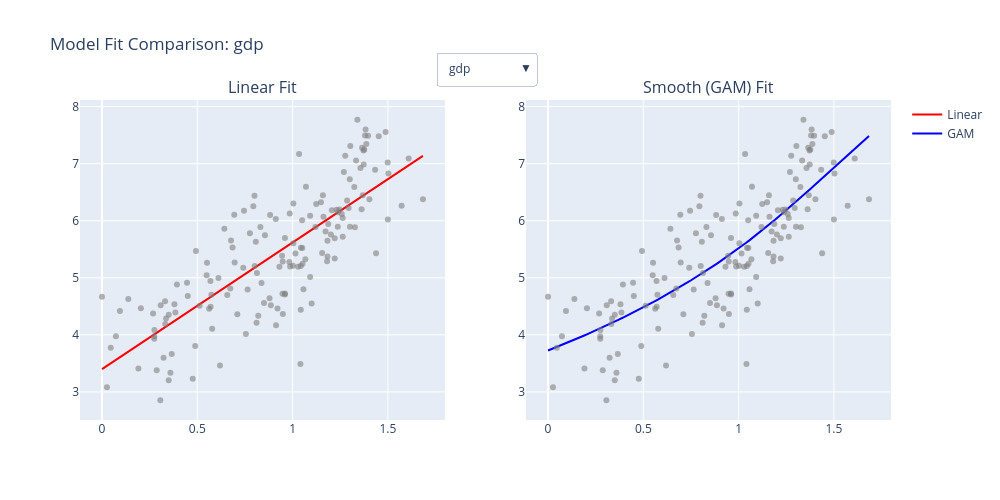

The cell this chart's notebook holds for it:
### Code cell
import plotly.graph_objects as go
from plotly.subplots import make_subplots
import statsmodels.api as sm
from pygam import LinearGAM, s
import numpy as np

x_options = ["gdp","support","lifeexp","freedom","generosity","corruption"]

def fitted_linear(col):
    X = sm.add_constant(happiness[col])
    y = happiness["score"]
    model = sm.OLS(y, X).fit()
    x_sorted = np.linspace(happiness[col].min(), happiness[col].max(), 100)
    X_pred = sm.add_constant(x_sorted)
    y_pred = model.predict(X_pred)
    return x_sorted, y_pred

def fitted_gam(col):
    X = np.asarray(happiness[[col]].to_numpy(), dtype=float)
    y = np.asarray(happiness["score"].to_numpy(), dtype=float)
    gam = LinearGAM(s(0, n_splines=6)).fit(X, y)
    x_sorted = np.linspace(X.min(), X.max(), 100)[:, None]
    y_pred = gam.predict(x_sorted)
    return x_sorted.flatten(), y_pred

initial_x = "gdp"

# --- Build subplots ---
fig = make_subplots(rows=1, cols=2,
                    subplot_titles=("Linear Fit", "Smooth (GAM) Fit"))

# trace 0 = linear line
x_lin, y_lin = fitted_linear(initial_x)
fig.add_trace(go.Scatter(x=x_lin, y=y_lin, mode="lines",
                         line=dict(color="red"), name="Linear"),
              row=1, col=1)

# trace 1 = GAM line
x_gam, y_gam = fitted_gam(initial_x)
fig.add_trace(go.Scatter(x=x_gam, y=y_gam, mode="lines",
                         line=dict(color="blue"), name="GAM"),
              row=1, col=2)

# trace 2 = scatter (linear panel)
fig.add_trace(go.Scatter(x=happiness[initial_x], y=happiness["score"],
                         mode="markers", marker=dict(size=6, color="gray", opacity=0.6),
                         showlegend=False), row=1, col=1)

# trace 3 = scatter (GAM panel)
fig.add_trace(go.Scatter(x=happiness[initial_x], y=happiness["score"],
                         mode="markers", marker=dict(size=6, color="gray", opacity=0.6),
                         showlegend=False), row=1, col=2)

# --- Dropdown updates all 4 traces ---
buttons = []
for col in x_options:
    x_lin, y_lin = fitted_linear(col)
    x_gam, y_gam = fitted_gam(col)
    buttons.append(
        dict(
            label=col,
            method="update",
            args=[
                {
                    "x": [x_lin, x_gam, happiness[col], happiness[col]],
                    "y": [y_lin, y_gam, happiness["score"], happiness["score"]],
                },
                [0, 1, 2, 3]
            ]
        )
    )

fig.update_layout(
    title=f"Model Fit Comparison: {initial_x}",
    width=1000,
    height=500,
    updatemenus=[dict(type="dropdown", buttons=buttons,
                      x=0.5, y=1.15, xanchor="center", yanchor="top")]
)

fig.show()

### Figure 1 — Plotly figure (JSON) as saved in the notebook; plotly's stock layout.template omitted (floating-point values rounded to 4 significant figures; data arrays with more than 128 entries replaced by an {"elided": "..."} marker saying what was removed)
{"data": [{"line": {"color": "red"}, "mode": "lines", "name": "Linear", "type": "scatter", "x": [0.0, 0.01701, 0.03402, 0.05103, 0.06804, 0.08505, 0.1021, 0.1191, 0.1361, 0.1531, 0.1701, 0.1871, 0.2041, 0.2211, 0.2381, 0.2552, 0.2722, 0.2892, 0.3062, 0.3232, 0.3402, 0.3572, 0.3742, 0.3912, 0.4082, 0.4253, 0.4423, 0.4593, 0.4763, 0.4933, 0.5103, 0.5273, 0.5443, 0.5613, 0.5783, 0.5954, 0.6124, 0.6294, 0.6464, 0.6634, 0.6804, 0.6974, 0.7144, 0.7314, 0.7484, 0.7655, 0.7825, 0.7995, 0.8165, 0.8335, 0.8505, 0.8675, 0.8845, 0.9015, 0.9185, 0.9356, 0.9526, 0.9696, 0.9866, 1.004, 1.021, 1.038, 1.055, 1.072, 1.089, 1.106, 1.123, 1.14, 1.157, 1.174, 1.191, 1.208, 1.225, 1.242, 1.259, 1.276, 1.293, 1.31, 1.327, 1.344, 1.361, 1.378, 1.395, 1.412, 1.429, 1.446, 1.463, 1.48, 1.497, 1.514, 1.531, 1.548, 1.565, 1.582, 1.599, 1.616, 1.633, 1.65, 1.667, 1.684], "xaxis": "x", "y": [3.399, 3.437, 3.475, 3.513, 3.55, 3.588, 3.626, 3.663, 3.701, 3.739, 3.777, 3.814, 3.852, 3.89, 3.928, 3.965, 4.003, 4.041, 4.079, 4.116, 4.154, 4.192, 4.229, 4.267, 4.305, 4.343, 4.38, 4.418, 4.456, 4.494, 4.531, 4.569, 4.607, 4.644, 4.682, 4.72, 4.758, 4.795, 4.833, 4.871, 4.909, 4.946, 4.984, 5.022, 5.06, 5.097, 5.135, 5.173, 5.21, 5.248, 5.286, 5.324, 5.361, 5.399, 5.437, 5.475, 5.512, 5.55, 5.588, 5.625, 5.663, 5.701, 5.739, 5.776, 5.814, 5.852, 5.89, 5.927, 5.965, 6.003, 6.041, 6.078, 6.116, 6.154, 6.191, 6.229, 6.267, 6.305, 6.342, 6.38, 6.418, 6.456, 6.493, 6.531, 6.569, 6.606, 6.644, 6.682, 6.72, 6.757, 6.795, 6.833, 6.871, 6.908, 6.946, 6.984, 7.022, 7.059, 7.097, 7.135], "yaxis": "y"}, {"line": {"color": "blue"}, "mode": "lines", "name": "GAM", "type": "scatter", "x": [0.0, 0.01701, 0.03402, 0.05103, 0.06804, 0.08505, 0.1021, 0.1191, 0.1361, 0.1531, 0.1701, 0.1871, 0.2041, 0.2211, 0.2381, 0.2552, 0.2722, 0.2892, 0.3062, 0.3232, 0.3402, 0.3572, 0.3742, 0.3912, 0.4082, 0.4253, 0.4423, 0.4593, 0.4763, 0.4933, 0.5103, 0.5273, 0.5443, 0.5613, 0.5783, 0.5954, 0.6124, 0.6294, 0.6464, 0.6634, 0.6804, 0.6974, 0.7144, 0.7314, 0.7484, 0.7655, 0.7825, 0.7995, 0.8165, 0.8335, 0.8505, 0.8675, 0.8845, 0.9015, 0.9185, 0.9356, 0.9526, 0.9696, 0.9866, 1.004, 1.021, 1.038, 1.055, 1.072, 1.089, 1.106, 1.123, 1.14, 1.157, 1.174, 1.191, 1.208, 1.225, 1.242, 1.259, 1.276, 1.293, 1.31, 1.327, 1.344, 1.361, 1.378, 1.395, 1.412, 1.429, 1.446, 1.463, 1.48, 1.497, 1.514, 1.531, 1.548, 1.565, 1.582, 1.599, 1.616, 1.633, 1.65, 1.667, 1.684], "xaxis": "x2", "y": [3.724, 3.747, 3.77, 3.792, 3.816, 3.839, 3.862, 3.886, 3.91, 3.934, 3.959, 3.983, 4.008, 4.033, 4.059, 4.084, 4.11, 4.136, 4.163, 4.189, 4.216, 4.243, 4.271, 4.299, 4.327, 4.355, 4.383, 4.412, 4.441, 4.471, 4.501, 4.531, 4.561, 4.592, 4.623, 4.654, 4.686, 4.718, 4.75, 4.783, 4.816, 4.849, 4.883, 4.917, 4.952, 4.987, 5.022, 5.058, 5.094, 5.131, 5.168, 5.206, 5.244, 5.282, 5.321, 5.361, 5.401, 5.441, 5.482, 5.524, 5.566, 5.608, 5.651, 5.695, 5.739, 5.784, 5.829, 5.875, 5.921, 5.968, 6.015, 6.063, 6.111, 6.16, 6.209, 6.258, 6.308, 6.358, 6.408, 6.459, 6.51, 6.561, 6.612, 6.663, 6.715, 6.766, 6.818, 6.87, 6.921, 6.973, 7.025, 7.076, 7.128, 7.179, 7.231, 7.282, 7.333, 7.383, 7.434, 7.484], "yaxis": "y2"}, {"marker": {"color": "gray", "opacity": 0.6, "size": 6}, "mode": "markers", "showlegend": false, "type": "scatter", "x": {"elided": "156 float values"}, "xaxis": "x", "y": {"elided": "156 float values"}, "yaxis": "y"}, {"marker": {"color": "gray", "opacity": 0.6, "size": 6}, "mode": "markers", "showlegend": false, "type": "scatter", "x": {"elided": "156 float values"}, "xaxis": "x2", "y": {"elided": "156 float values"}, "yaxis": "y2"}], "layout": {"annotations": [{"font": {"size": 16}, "showarrow": false, "text": "Linear Fit", "x": 0.225, "xanchor": "center", "xref": "paper", "y": 1, "yanchor": "bottom", "yref": "paper"}, {"font": {"size": 16}, "showarrow": false, "text": "Smooth (GAM) Fit", "x": 0.775, "xanchor": "center", "xref": "paper", "y": 1, "yanchor": "bottom", "yref": "paper"}], "height": 500, "title": {"text": "Model Fit Comparison: gdp"}, "updatemenus": [{"buttons": [{"args": [{"x": {"elided": "4 rows, 512 float values in total"}, "y": {"elided": "4 rows, 512 float values in total"}}, [0, 1, 2, 3]], "label": "gdp", "method": "update"}, {"args": [{"x": {"elided": "4 rows, 512 float values in total"}, "y": {"elided": "4 rows, 512 float values in total"}}, [0, 1, 2, 3]], "label": "support", "method": "update"}, {"args": [{"x": {"elided": "4 rows, 512 float values in total"}, "y": {"elided": "4 rows, 512 float values in total"}}, [0, 1, 2, 3]], "label": "lifeexp", "method": "update"}, {"args": [{"x": {"elided": "4 rows, 512 float values in total"}, "y": {"elided": "4 rows, 512 float values in total"}}, [0, 1, 2, 3]], "label": "freedom", "method": "update"}, {"args": [{"x": {"elided": "4 rows, 512 float values in total"}, "y": {"elided": "4 rows, 512 float values in total"}}, [0, 1, 2, 3]], "label": "generosity", "method": "update"}, {"args": [{"x": {"elided": "4 rows, 512 float values in total"}, "y": {"elided": "4 rows, 512 float values in total"}}, [0, 1, 2, 3]], "label": "corruption", "method": "update"}], "type": "dropdown", "x": 0.5, "xanchor": "center", "y": 1.15, "yanchor": "top"}], "width": 1000, "xaxis": {"anchor": "y", "domain": [0, 0.45]}, "xaxis2": {"anchor": "y2", "domain": [0.55, 1]}, "yaxis": {"anchor": "x", "domain": [0, 1]}, "yaxis2": {"anchor": "x2", "domain": [0, 1]}}}
